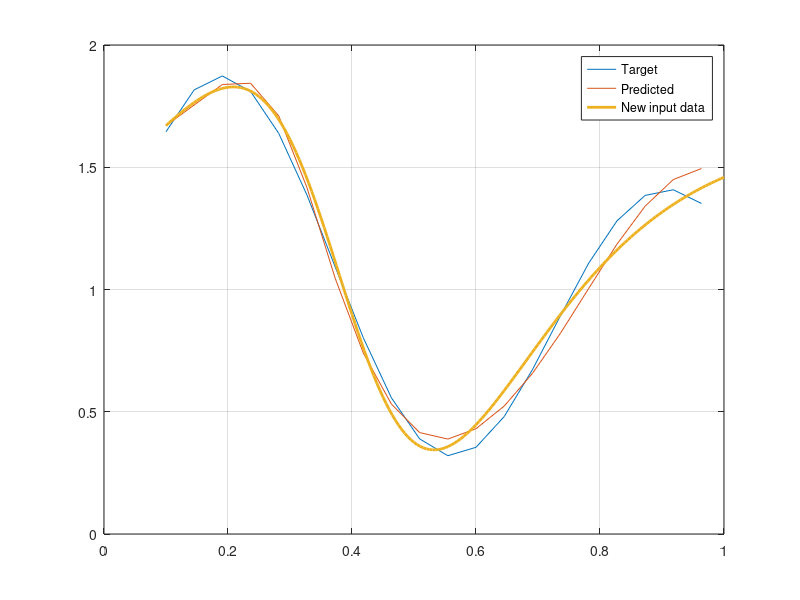

Recreate this plot in MATLAB.
clc
clear all
close all

x= 0.1: 1/22 : 1;

y = ((1+0.6*sin(2*pi*x/0.7))+(0.3 * sin(2 * pi *x )));

figure(1)
plot(x,y)
grid("on")
%aprasomi svoriai
%1 sluoksnis
w11_1 = rand(1);
w21_1 = rand(1);
w31_1 = rand(1);
w41_1 = rand(1);
w51_1 = rand(1);
w61_1 = rand(1);
w71_1 = rand(1);
w81_1 = rand(1);

b1_1 = rand(1);
b2_1 = rand(1);
b3_1 = rand(1);
b4_1 = rand(1);
b5_1 = rand(1);
b6_1 = rand(1);
b7_1 = rand(1);
b8_1 = rand(1);

%2 sluoksnis
w11_2 = rand(1);
w12_2 = rand(1);
w13_2 = rand(1);
w14_2 = rand(1);
w15_2 = rand(1);
w16_2 = rand(1);
w17_2 = rand(1);
w18_2 = rand(1);

b1_2 = rand(1);

eta = 0.1;
Y = zeros(1,length(x));

for j=1:2000
    for i = 1:length(x)
        %Pasleptojo sluoksnio iejimai
        v1_1 = w11_1*x(i)+b1_1;
        v2_1 = w21_1*x(i)+b2_1;
        v3_1 = w31_1*x(i)+b3_1;
        v4_1 = w41_1*x(i)+b4_1;
        v5_1 = w51_1*x(i)+b5_1;
        v6_1 = w61_1*x(i)+b6_1;
        v7_1 = w71_1*x(i)+b7_1;
        v8_1 = w81_1*x(i)+b8_1;

        %Pasleptojo sluoksnio aktyvacijos funkcija
        y1_1 = tanh(v1_1);
        y2_1 = tanh(v2_1);
        y3_1 = tanh(v3_1);
        y4_1 = tanh(v4_1);
        y5_1 = tanh(v5_1);
        y6_1 = tanh(v6_1);
        y7_1 = tanh(v7_1);
        y8_1 = tanh(v8_1);

        %antras (isejimo sluoksnis)
        v1_2 = y1_1*w11_2 + y2_1*w12_2 + y3_1*w13_2 + y4_1*w14_2 + y5_1*w15_2 + y6_1*w16_2 + y7_1*w17_2 + y8_1*w18_2 + b1_2;

        %Isejimo sluoksnio aktyvacijos funkcija
        y1_2=v1_2;
        Y(i)=y1_2;

        %skaiciuojame klaida
        e=y(i) - y1_2;

        %svoriu atnaujinimas
        delta1_2=e;

        %pasleptojo sluoksnio klaidos gradientai
        delta1_1=(1-tanh(v1_1)^2)*delta1_2*w11_2;
        delta2_1=(1-tanh(v2_1)^2)*delta1_2*w12_2;
        delta3_1=(1-tanh(v3_1)^2)*delta1_2*w13_2;
        delta4_1=(1-tanh(v4_1)^2)*delta1_2*w14_2;
        delta5_1=(1-tanh(v5_1)^2)*delta1_2*w15_2;
        delta6_1=(1-tanh(v6_1)^2)*delta1_2*w16_2;
        delta7_1=(1-tanh(v7_1)^2)*delta1_2*w17_2;
        delta8_1=(1-tanh(v8_1)^2)*delta1_2*w18_2;

        %Atnaujinami svoriai
        %antras sluoksnis
        w11_2 = w11_2 + eta*delta1_2*y1_1;
        w12_2 = w12_2 + eta*delta1_2*y2_1;
        w13_2 = w13_2 + eta*delta1_2*y3_1;
        w14_2 = w14_2 + eta*delta1_2*y4_1;
        w15_2 = w15_2 + eta*delta1_2*y5_1;
        w16_2 = w16_2 + eta*delta1_2*y6_1;
        w17_2 = w17_2 + eta*delta1_2*y7_1;
        w18_2 = w18_2 + eta*delta1_2*y8_1;
        b1_2 = b1_2 + eta*delta1_2;

        %pasleptasis sluoksnis
        w11_1 = w11_1 + eta*delta1_1*x(i);
        w21_1 = w21_1 + eta*delta2_1*x(i);
        w31_1 = w31_1 + eta*delta3_1*x(i);
        w41_1 = w41_1 + eta*delta4_1*x(i);
        w51_1 = w51_1 + eta*delta5_1*x(i);
        w61_1 = w61_1 + eta*delta6_1*x(i);
        w71_1 = w71_1 + eta*delta7_1*x(i);
        w81_1 = w81_1 + eta*delta8_1*x(i);

        b1_1 = b1_1 + eta*delta1_1;
        b2_1 = b2_1 + eta*delta2_1;
        b3_1 = b3_1 + eta*delta3_1;
        b4_1 = b4_1 + eta*delta4_1;
        b5_1 = b5_1 + eta*delta5_1;
        b6_1 = b6_1 + eta*delta6_1;
        b7_1 = b7_1 + eta*delta7_1;
        b8_1 = b8_1 + eta*delta8_1;
    end
end

hold on
plot(x,Y)

legend('Target','Predicted','new data')



x_test= 0.1: 1/200 : 1;
y_test = ((1+0.6*sin(2*pi*x_test/0.7))+(0.3 * sin(2 * pi *x_test )));
Y_test = zeros(1,length(x_test));

for i = 1:length(x_test)
        %Pasleptojo sluoksnio iejimai 
        v1_1 = w11_1*x_test(i)+b1_1;
        v2_1 = w21_1*x_test(i)+b2_1;
        v3_1 = w31_1*x_test(i)+b3_1;
        v4_1 = w41_1*x_test(i)+b4_1;
        v5_1 = w51_1*x_test(i)+b5_1;
        v6_1 = w61_1*x_test(i)+b6_1;
        v7_1 = w71_1*x_test(i)+b7_1;
        v8_1 = w81_1*x_test(i)+b8_1;

        %Pasleptojo sluoksnio aktyvacijos funkcija
        y1_1 = tanh(v1_1);
        y2_1 = tanh(v2_1);
        y3_1 = tanh(v3_1);
        y4_1 = tanh(v4_1);
        y5_1 = tanh(v5_1);
        y6_1 = tanh(v6_1);
        y7_1 = tanh(v7_1);
        y8_1 = tanh(v8_1);

        %antras (isejimo sluoksnis)
        v1_2 = y1_1*w11_2 + y2_1*w12_2 + y3_1*w13_2 + y4_1*w14_2 + y5_1*w15_2 + y6_1*w16_2 + y7_1*w17_2 + y8_1*w18_2 + b1_2;
        Y_test(i)=v1_2;
end

plot(x_test,Y_test,'LineWidth',2)
legend('Target','Predicted','New input data')
